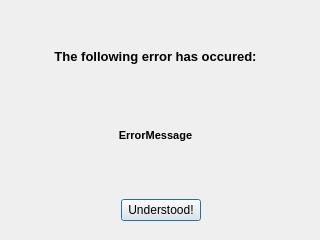
<?xml version="1.0" encoding="UTF-8"?>
<ui version="4.0">
 <class>ErrorDialog</class>
 <widget class="QDialog" name="ErrorDialog">
  <property name="geometry">
   <rect>
    <x>0</x>
    <y>0</y>
    <width>320</width>
    <height>240</height>
   </rect>
  </property>
  <property name="windowTitle">
   <string>Dialog</string>
  </property>
  <widget class="QWidget" name="">
   <property name="geometry">
    <rect>
     <x>10</x>
     <y>190</y>
     <width>301</width>
     <height>41</height>
    </rect>
   </property>
   <layout class="QHBoxLayout" name="horizontalLayout">
    <item>
     <spacer name="horizontalSpacer">
      <property name="orientation">
       <enum>Qt::Horizontal</enum>
      </property>
      <property name="sizeHint" stdset="0">
       <size>
        <width>40</width>
        <height>20</height>
       </size>
      </property>
     </spacer>
    </item>
    <item>
     <widget class="QPushButton" name="pushButton">
      <property name="text">
       <string>Understood!</string>
      </property>
     </widget>
    </item>
    <item>
     <spacer name="horizontalSpacer_2">
      <property name="orientation">
       <enum>Qt::Horizontal</enum>
      </property>
      <property name="sizeHint" stdset="0">
       <size>
        <width>40</width>
        <height>20</height>
       </size>
      </property>
     </spacer>
    </item>
   </layout>
  </widget>
  <widget class="QWidget" name="">
   <property name="geometry">
    <rect>
     <x>10</x>
     <y>20</y>
     <width>291</width>
     <height>151</height>
    </rect>
   </property>
   <layout class="QVBoxLayout" name="verticalLayout">
    <item>
     <widget class="QLabel" name="label">
      <property name="font">
       <font>
        <family>Arial</family>
        <pointsize>10</pointsize>
        <weight>75</weight>
        <bold>true</bold>
       </font>
      </property>
      <property name="text">
       <string>The following error has occured:</string>
      </property>
      <property name="alignment">
       <set>Qt::AlignCenter</set>
      </property>
     </widget>
    </item>
    <item>
     <widget class="QLabel" name="label_2">
      <property name="font">
       <font>
        <family>Arial</family>
        <pointsize>8</pointsize>
        <weight>75</weight>
        <bold>true</bold>
       </font>
      </property>
      <property name="text">
       <string>ErrorMessage</string>
      </property>
      <property name="alignment">
       <set>Qt::AlignCenter</set>
      </property>
     </widget>
    </item>
   </layout>
  </widget>
 </widget>
 <resources/>
 <connections/>
</ui>
